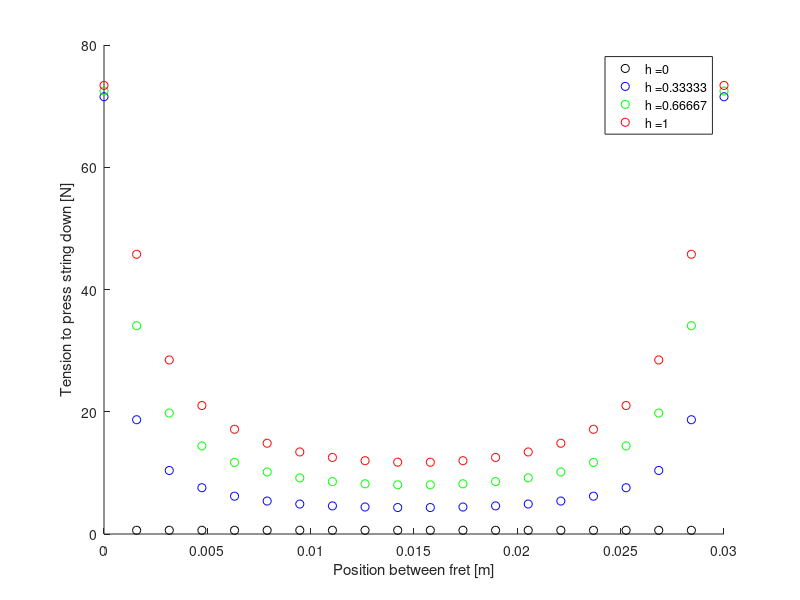

MATLAB code to generate this figure: (Note: this script raises an error after producing the figure.)
clear all
close all

T_min = 60; %N
T_max = 80; %N
fret_h = 1.1938e-3; %m
fret_dist = 30e-3; %m
string_h = 2.6e-3; %m
scale_l = 647.7e-3; %m


h_ = linspace(0,1,4);        % 0-1 percentage of height of the fret
x_ = linspace(0,1,20);        % 0-1 percentage distance between the fret (from body)
t = 0.5;        % 0-1 percentage between T_min and T_max

Fs = zeros(20,4);
X = zeros(20,1);

for i = 1:4
    h = h_(i);
    for j = 1:20
        x = x_(j);
        T = (1-t)*T_min + t*T_max;                          % string tension

        phi = atan((x*fret_dist)/(h*fret_h));               % angle towards the body
        theta = atan(((1-x)*fret_dist)/(h*fret_h));     % angle towards the head

        F0 = 2*T*cos(atan((scale_l/2)/(string_h - fret_h))); % tension to press string down to the fret

        F = T*(cos(phi)+cos(theta)) + F0; % tension to press string all the way down below the fret
        Fs(j,i) = F;

        X(j) = x*fret_dist;
    end
 
end

figure(1)
hold on 
plot(X,Fs(:,1),'ok');
plot(X,Fs(:,2),'ob');
plot(X,Fs(:,3),'og');
plot(X,Fs(:,4),'or');
legend(strcat('h = ',num2str(h_(1))),strcat('h = ',num2str(h_(2))),strcat('h = ',num2str(h_(3))),strcat('h = ',num2str(h_(4))))
xlabel 'Position between fret [m]'
ylabel 'Tension to press string down [N]'
title(strcat('Push force for positions and heights for T = ',num2str(T)),' [N]');